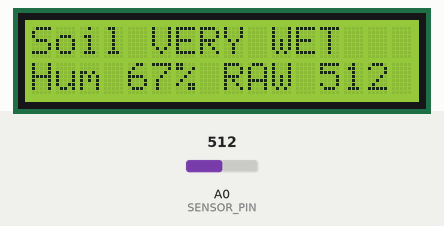
Bench run of a sketch on a simulated Arduino Uno, built with avr-gcc and run on an emulated ATmega328P. Parts: 16×2 character LCD. The inputs (shaded band) are chosen by the test bench; at power-on: A0 (SENSOR_PIN) = 512.

Above: at 1.2 s.
1.3 s: A0 (SENSOR_PIN) set to 716
At 2.5 s:
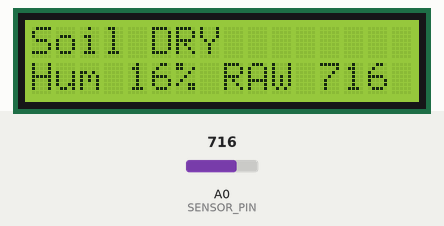
3.4 s: A0 (SENSOR_PIN) set to 762
At 5.4 s:
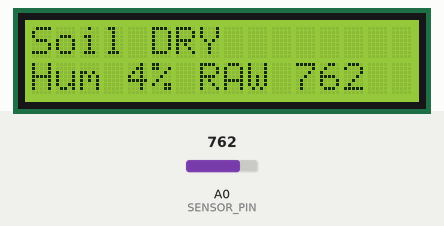
6.1 s: A0 (SENSOR_PIN) set to 798
At 6.6 s:
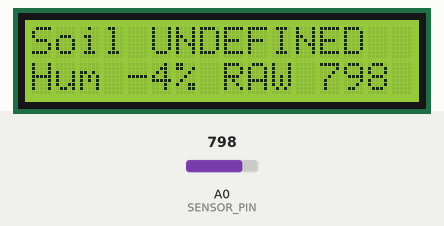
Timing chart, 0 to 9.1 s (numbered marks = the images above; inputs shaded):
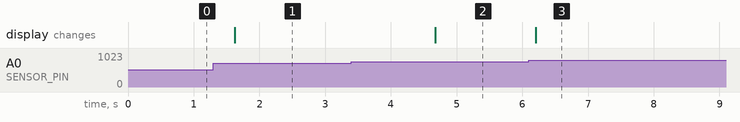

The sketch:

SoilMoistureSensor.ino
```cpp
#define SENSOR_PIN A0
#define BUTTON_PIN 13
#define DRY_VALUE 781
#define WATER_VALUE 384
#define DISPLAY_ADDR 0x27

#define STATE_BUFFER_SIZE 12

#include <Wire.h>
#include <LiquidCrystal_I2C.h>

enum HUMIDITY_STATE_ENUM {DRY, WET, VERY_WET, HUMIDITY_STATE_UNDEFINED};
typedef enum HUMIDITY_STATE_ENUM HUMIDITY_STATE;

// stateBuffer has 11 characters pluss termination char
char stateBuffer[STATE_BUFFER_SIZE];
int intervals = (DRY_VALUE - WATER_VALUE) / 3;

LiquidCrystal_I2C lcd(DISPLAY_ADDR, 16, 2);

void setup() {
  // Display
  lcd.init();
  lcd.backlight();
  lcd.clear();
}

void loop() {
  // read sensor raw value
  int val = analogRead(SENSOR_PIN);

  // calculate humidity percentage
  int humidityPercent = map(val, DRY_VALUE, WATER_VALUE, 0, 100);

  // get humidity state
  getHumidityString(
      getHumidityStateEnum(val),
      stateBuffer
    );

  lcd.clear();
  lcd.setCursor(0,0);
  lcd.print("Soil ");
  lcd.print(stateBuffer);

  lcd.setCursor(0,1);
  lcd.print("Hum ");
  lcd.print(humidityPercent);
  lcd.print("% ");

  lcd.print("RAW ");
  lcd.print(val);

  delay(1500);
}

// getHumidityStateEnum returns state enum depending on RAW value coming back from a Soil Moisture Sensor
const HUMIDITY_STATE getHumidityStateEnum(int soilMoistureValue) {
   HUMIDITY_STATE state = HUMIDITY_STATE_UNDEFINED;

  if (soilMoistureValue > WATER_VALUE && soilMoistureValue < (WATER_VALUE + intervals)) {
    state = VERY_WET;
  }
  else if (soilMoistureValue > (WATER_VALUE + intervals) && soilMoistureValue < (DRY_VALUE - intervals)) {
    state = WET;
  }
  else if (soilMoistureValue < DRY_VALUE && soilMoistureValue > (DRY_VALUE - intervals)) {
    state = DRY;
  }

  return state;
}

// getHumidityString fills in a character buffer with a state
const void getHumidityString(HUMIDITY_STATE state, char* buffer) {
    size_t bufferSize = sizeof(stateBuffer);

    // clear buffer
    memset(buffer, 0, bufferSize);

    switch(state) {
      case WET:
        strncpy(buffer, "WET", bufferSize);
        break;

      case VERY_WET:
        strncpy(buffer, "VERY WET", bufferSize);
        break;

      case DRY:
        strncpy(buffer, "DRY", bufferSize);
        break;

      default:
        strncpy(buffer, "UNDEFINED", bufferSize);
    }
}
```

Measured:
- the behaviour switches between 780 and 781 on A0 (SENSOR_PIN) (found by bisection; images 2 and 3)
- after the input at 1.3 s, the display: changes after 0.32 s (image 1)
- after the input at 3.4 s, the display: changes after 1.3 s (image 2)
- after the input at 6.1 s, the display: changes after 0.11 s (image 3)
